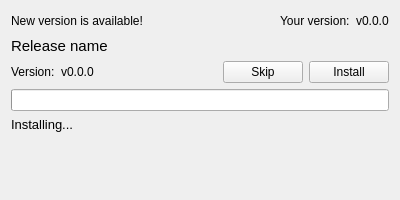
<?xml version="1.0" encoding="UTF-8"?>
<ui version="4.0">
 <class>Form</class>
 <widget class="QWidget" name="Form">
  <property name="geometry">
   <rect>
    <x>0</x>
    <y>0</y>
    <width>400</width>
    <height>200</height>
   </rect>
  </property>
  <property name="sizePolicy">
   <sizepolicy hsizetype="Fixed" vsizetype="Fixed">
    <horstretch>0</horstretch>
    <verstretch>0</verstretch>
   </sizepolicy>
  </property>
  <property name="minimumSize">
   <size>
    <width>400</width>
    <height>200</height>
   </size>
  </property>
  <property name="windowTitle">
   <string>EDP - Updater</string>
  </property>
  <layout class="QVBoxLayout" name="verticalLayout">
   <item>
    <layout class="QHBoxLayout" name="horizontalLayout">
     <item>
      <widget class="QLabel" name="label">
       <property name="text">
        <string>New version is available!</string>
       </property>
      </widget>
     </item>
     <item>
      <spacer name="horizontalSpacer">
       <property name="orientation">
        <enum>Qt::Horizontal</enum>
       </property>
       <property name="sizeHint" stdset="0">
        <size>
         <width>40</width>
         <height>20</height>
        </size>
       </property>
      </spacer>
     </item>
     <item>
      <widget class="QLabel" name="label_2">
       <property name="text">
        <string>Your version:</string>
       </property>
      </widget>
     </item>
     <item>
      <widget class="QLabel" name="version_label">
       <property name="text">
        <string>v0.0.0</string>
       </property>
      </widget>
     </item>
    </layout>
   </item>
   <item>
    <widget class="QLabel" name="release_name_label">
     <property name="font">
      <font>
       <pointsize>11</pointsize>
      </font>
     </property>
     <property name="text">
      <string>Release name</string>
     </property>
     <property name="textFormat">
      <enum>Qt::RichText</enum>
     </property>
     <property name="wordWrap">
      <bool>true</bool>
     </property>
     <property name="openExternalLinks">
      <bool>true</bool>
     </property>
     <property name="textInteractionFlags">
      <set>Qt::TextBrowserInteraction</set>
     </property>
    </widget>
   </item>
   <item>
    <layout class="QHBoxLayout" name="horizontalLayout_3">
     <item>
      <widget class="QLabel" name="label_3">
       <property name="text">
        <string>Version:</string>
       </property>
      </widget>
     </item>
     <item>
      <widget class="QLabel" name="release_version_label">
       <property name="text">
        <string>v0.0.0</string>
       </property>
      </widget>
     </item>
     <item>
      <spacer name="horizontalSpacer_3">
       <property name="orientation">
        <enum>Qt::Horizontal</enum>
       </property>
       <property name="sizeHint" stdset="0">
        <size>
         <width>40</width>
         <height>20</height>
        </size>
       </property>
      </spacer>
     </item>
     <item>
      <widget class="QPushButton" name="skip_button">
       <property name="text">
        <string>Skip</string>
       </property>
      </widget>
     </item>
     <item>
      <widget class="QPushButton" name="install_button">
       <property name="text">
        <string>Install</string>
       </property>
      </widget>
     </item>
    </layout>
   </item>
   <item>
    <widget class="QProgressBar" name="download_progess_bar">
     <property name="alignment">
      <set>Qt::AlignCenter</set>
     </property>
     <property name="format">
      <string>%p%</string>
     </property>
    </widget>
   </item>
   <item>
    <widget class="QLabel" name="install_label">
     <property name="font">
      <font>
       <pointsize>10</pointsize>
      </font>
     </property>
     <property name="text">
      <string>Installing...</string>
     </property>
     <property name="wordWrap">
      <bool>true</bool>
     </property>
    </widget>
   </item>
   <item>
    <spacer name="verticalSpacer">
     <property name="orientation">
      <enum>Qt::Vertical</enum>
     </property>
     <property name="sizeHint" stdset="0">
      <size>
       <width>20</width>
       <height>40</height>
      </size>
     </property>
    </spacer>
   </item>
  </layout>
 </widget>
 <resources/>
 <connections/>
</ui>
